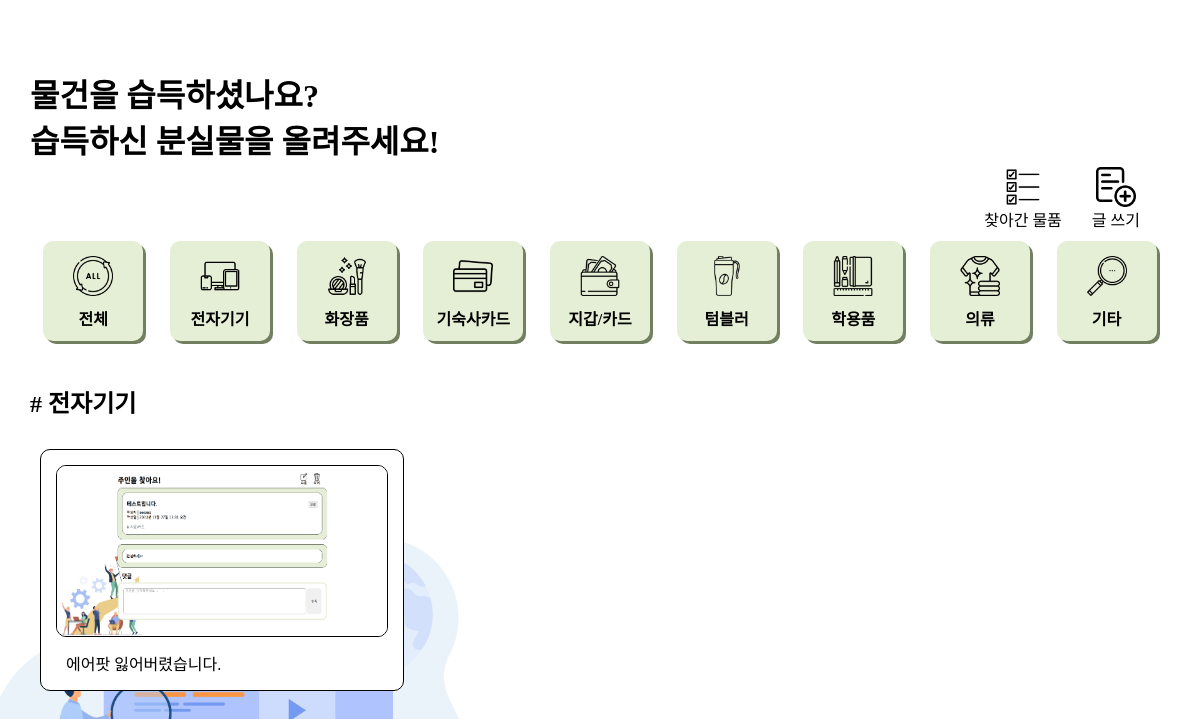
Screenshot of /message/find/category/전자기기/ with the database file from the repository.
### message/models.py (models this page shows, shortened)
class Category(models.Model):
    name = models.CharField(max_length=10, unique=True)
    slug = models.SlugField(max_length=100, unique=True, allow_unicode=True)
    head_image = models.ImageField(upload_to='message/images/category/', blank=True)
    def __str__(self):
        return self.name
    def get_absolute_url_find(self):
        return f'/message/find/category/{self.slug}/'
    class Meta:
        verbose_name_plural = 'Categories'

class FindItem(models.Model):
    title = models.CharField(max_length=30)
    author = models.ForeignKey(settings.AUTH_USER_MODEL, null=True, on_delete=models.SET_NULL)
    place = models.CharField(max_length=15, null=True)
    created_at = models.DateTimeField(auto_now_add=True)
    category = models.ForeignKey(Category, null=True, on_delete=models.SET_NULL)
    head_image = models.ImageField(upload_to='message/images/find/%Y/%m/%d/', blank=True)
    content = models.TextField()
    def __str__(self):
        return f'{self.title}'
    def get_absolute_url(self):
        return f'/message/find/{self.pk}/'

### message/views.py (the view)
# urls.py: path('find/category/<str:slug>/', views.category_page_find),
def category_page_find(request, slug):
    category = Category.objects.get(slug=slug)
    return render(
        request,
        'message/findItem_list.html',
        {
            'object_list': FindItem.objects.filter(category=category),
            'categories': Category.objects.all(),
            'category': category
        }
    )

### message/templates/message/findItem_list.html (shortened to what this page needs)
<!DOCTYPE html>
{% load static %}
<html lang="ko">
<head>
    <link rel="stylesheet" href="{% static 'message/css/base_list.css' %}" media="screen" />
</head>
<body>
    <div class="container">
        <div class="main-title main-title-font">
            물건을 습득하셨나요?<br>습득하신 분실물을 올려주세요!
        </div>
        <div class="post-button">
            <a class="detail-link-new-post" href="../complete_post/">
                <div class="post-list-move-button">
                    <img src="/static/message/image/complete.png" width="40" height="40">
                    찾아간 물품
                </div>
            </a>
            {% if user.is_authenticated %}
            <a class="detail-link-new-post" href="/message/find/create_post/">
                <div class="post-create-button">
                    <img src="/static/message/image/new_post_icon.png" width="40" height="40">
                    글 쓰기
                </div>
            </a>
            {% else %}
            <a class="detail-link-new-post" href="/login/">
                <div class="post-create-button">
                    <img src="/static/message/image/new_post_icon.png" width="40" height="40">
                    글 쓰기
                </div>
            </a>
            {% endif %}
        </div>
        <div class="category-container">
            <div class="category-content">
                <a class="detail-link" href="/message/find/">
                    <div class="icon-text-wrapper">
                        <img src="/static/message/image/all.png" width="40" height="40">
                        <div class="category-font">전체</div>
                    </div>
                </a>
            </div>
            {% for category in categories %}
            <div class="category-content">
                <a class="detail-link" href="{{ category.get_absolute_url_find }}">
                    <div class="icon-text-wrapper">
                        <img src="{{ category.head_image.url }}" width="40" height="40">
                        <div class="category-font">{{ category }}</div>
                    </div>
                </a>
            </div>
            {% endfor %}
        </div>
        <br />
        <div class="category-tag">
            {%if category %}
            # {{ category }}
            {% endif %}
        </div>
        <div class="post-container">
            {% for item in object_list %}
            <a class="detail-link" href="{{ item.get_absolute_url }}">
                <div class="post-content">
                    {% if item.head_image %}
                    <img class="post-image" src="{{ item.head_image.url }}" width="330px" height="170px"
                        alt="{{ item }} head image">
                    {% else %}
                    <img class="post-image" src="https://picsum.photos/seed/{{ item.id }}/330/170" alt="random_image">
                    {% endif %}
                    <div class="post-text-box">
                        <div class="post-title-font">
                            {{ item.title | truncatechars:20 }}
                        </div>
                    </div>
                </div>
            </a>
            {% endfor %}
        </div>
    </div>
</body>
</html>

### message/static/message/css/base_list.css (style rules this page uses)
body { font-family: 'EASTARJET-Medium'; background-image: url(/static/message/image/list.jpg); background-position: left -50px bottom -40px; background-size: 560px 400px; background-attachment: fixed; background-repeat: no-repeat; caret-color: transparent; }
.container { width: 1140px; display: grid; margin: 70px auto; }
.detail-link, .detail-link:link, .detail-link:visited, .detail-link:hover, .detail-link:active, .detail-link-new-post { color: black; text-decoration-line: none; }
.category-container { display: flex; justify-content: center; }
.category-content { width: 80px; height: 80px; padding: 10px; margin: 5px auto; border-radius: 10px; background: #E5EFD5; box-shadow: 3px 3px #737F61; }
.icon-text-wrapper { display: flex; margin-top: 5px; flex-direction: column; align-items: center; }
.category-tag { margin-top: 20px; font-size: x-large; font-weight: 700; }
.post-container { display: grid; grid-template-columns: repeat(3, 1fr); margin: 20px auto; }
.post-content { background: white; max-width: 100%; padding: 15px; margin: 10px; margin-bottom: 50px; border: 1px solid black; border-radius: 10px; }
.post-image { border: 1px solid black; border-radius: 10px; }
.post-text-box { background: #FFFFFF; padding: 10px 10px 0px 10px; border-radius: 0 0 10px 10px; }
.main-title-font { font-size: xx-large; font-weight: 900; }
.category-font { margin-top: 10px; font-size: lg; font-weight: 700; }
.post-title-font { font-size: lg; font-weight: 500; }
.post-button { display: flex; justify-content: flex-end; }
.post-list-move-button, .post-create-button { display: flex; flex-direction: column; align-items: center; margin: 5px 30px 5px 0px; }

### rows the page displays
Category: head_image (picture), name "전자기기"
Category: head_image (picture), name "화장품"
Category: head_image (picture), name "기숙사카드"
Category: head_image (picture), name "지갑/카드"
Category: head_image (picture), name "텀블러"
Category: head_image (picture), name "학용품"
Category: head_image (picture), name "의류"
Category: head_image (picture), name "기타"
FindItem: head_image (picture), title "에어팟 잃어버렸습니다."
